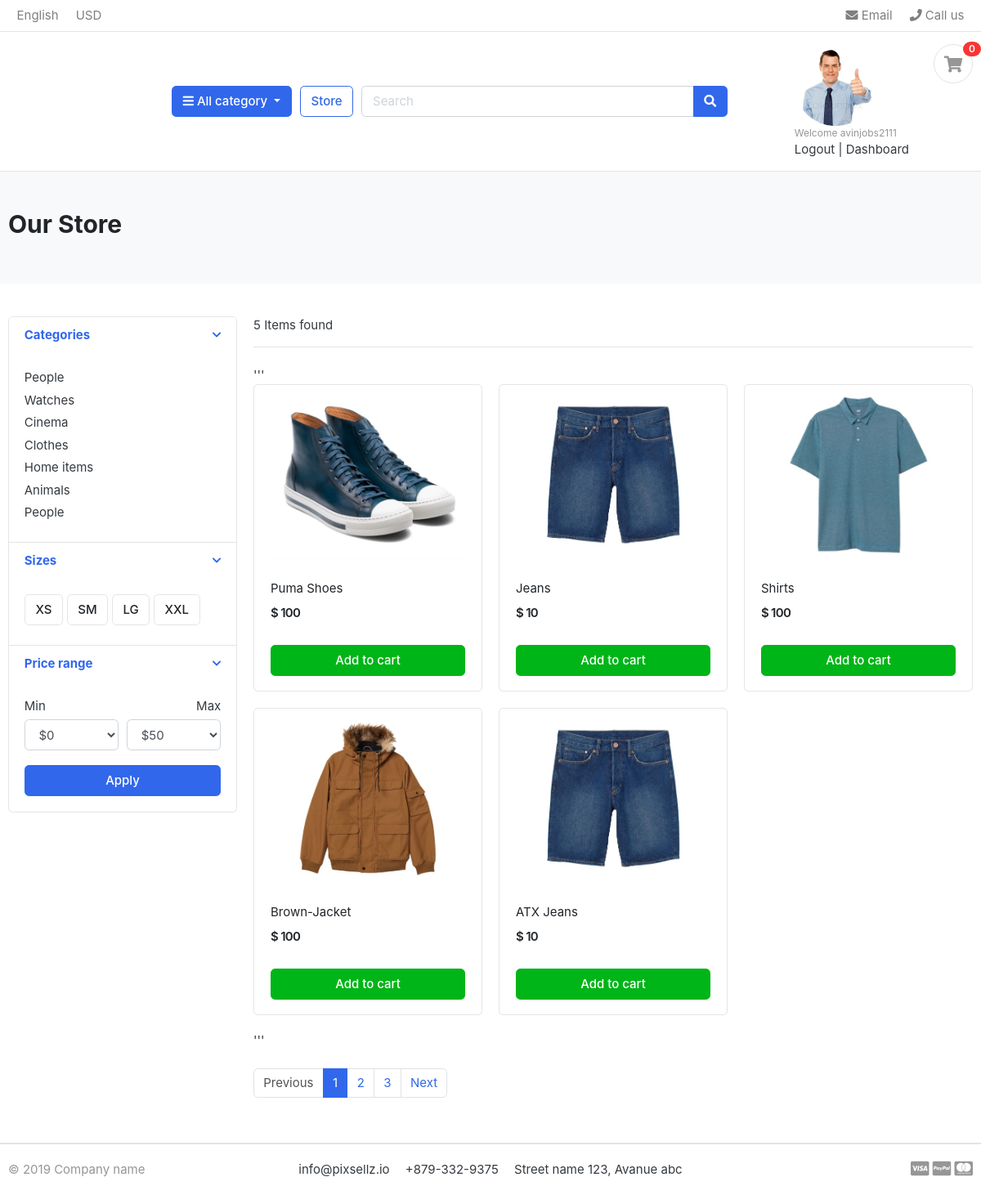
The page /store/ (signed in) on the database its author committed.
### accounts/models.py (models this page shows, shortened)
class UserProfile(models.Model):
    user = models.OneToOneField(User, on_delete=models.CASCADE)
    address_line_1 = models.TextField(max_length=500,blank=True)
    address_line_2 = models.TextField(max_length=500,blank=True)
    profile_picture = models.ImageField(upload_to="userprofile",blank=True,null=True)
    city = models.CharField(max_length = 20)
    state = models.CharField(max_length = 20)
    country = models.CharField(max_length = 20)
    zipcode = models.IntegerField(max_length = 10,null=True)
    phoneno = models.IntegerField(max_length=10,null=True)

### store/models.py (models this page shows, shortened)
class Product(models.Model):
    product_name = models.CharField(max_length=200,unique=True,blank=False)
    slug = models.SlugField(max_length=100,unique=True)
    description = models.TextField(max_length=500,blank=True)
    price = models.IntegerField()
    images = models.ImageField()
    stock = models.IntegerField()
    category = models.ForeignKey(category, on_delete = models.CASCADE)
    created_date = models.DateField(auto_now_add=True)
    modified_date = models.DateField(auto_now_add = True)
    is_available = models.BooleanField(default = True)

### store/views.py (the view)
# urls.py: path('store/',include('store.urls')),
def store(request,category_url=None):
    if category_url !=None:
        categories = get_object_or_404(category,slug=category_url)
        Products = Product.objects.filter(category=categories,is_available=True)
        product_count = Products.count()
    else:
        Products = Product.objects.all()
        product_count = Products.count()
    context = {
        'Products':Products,
        'product_count':product_count
    }
    return render(request,'store.html',context)

### carts/context_processors.py (called while the page is built)
def cartCounter(request,custom_cart=None):
    cart_count = 0
    try:
        custom_cart = Cart.objects.get(cart_id = cart_id(request))
        if request.user.is_authenticated:
            cart_items = CartItem.objects.filter(user=request.user,is_active=True)
            cart_count = cart_items.count()
        else:
            cart_items = CartItem.objects.all().filter(cart=custom_cart)
            cart_count = cart_items.count()
    except:
        cart_count=0
    return dict(count = cart_count)

### carts/views.py (called while the page is built)
def cart_id(request):
    cartId = request.session.session_key
    if not cartId:
        cartId = request.session.create()
    return  cartId

### category/context_processors.py (called while the page is built)
def menu_links(request):
   links = category.objects.all()
   return dict(links=links)

### templates/store.html (shortened to what this page needs)
{% extends 'base.html' %}
{% block mainContent %}
<section class="section-pagetop bg">
    <div class="container">
        <h2 class="title-page">Our Store</h2>
    </div>
    </section>
    <section class="section-content padding-y">
    <div class="container">
    <div class="row">
        <aside class="col-md-3">
    <div class="card">
        <article class="filter-group">
            <header class="card-header">
                <a href="#" data-toggle="collapse" data-target="#collapse_1" aria-expanded="true" class="">
                    <i class="icon-control fa fa-chevron-down"></i>
                    <h6 class="title">Categories</h6>
                </a>
            </header>
            <div class="filter-content collapse show" id="collapse_1" style="">
                <div class="card-body">
                    <ul class="list-menu">
                    <li><a href="#">People  </a></li>
                    <li><a href="#">Watches </a></li>
                    <li><a href="#">Cinema  </a></li>
                    <li><a href="#">Clothes  </a></li>
                    <li><a href="#">Home items </a></li>
                    <li><a href="#">Animals</a></li>
                    <li><a href="#">People </a></li>
                    </ul>
                </div>
            </div>
        </article>
        <article class="filter-group">
            <header class="card-header">
                <a href="#" data-toggle="collapse" data-target="#collapse_4" aria-expanded="true" class="">
                    <i class="icon-control fa fa-chevron-down"></i>
                    <h6 class="title">Sizes </h6>
                </a>
            </header>
            <div class="filter-content collapse show" id="collapse_4" style="">
                <div class="card-body">
                  <label class="checkbox-btn">
                    <span class="btn btn-light"> XS </span>
                  </label>
                  <label class="checkbox-btn">
                    <span class="btn btn-light"> SM </span>
                  </label>
                  <label class="checkbox-btn">
                    <span class="btn btn-light"> LG </span>
                  </label>
                  <label class="checkbox-btn">
                    <span class="btn btn-light"> XXL </span>
                  </label>
            </div>
            </div>
        </article>
        <article class="filter-group">
            <header class="card-header">
                <a href="#" data-toggle="collapse" data-target="#collapse_3" aria-expanded="true" class="">
                    <i class="icon-control fa fa-chevron-down"></i>
                    <h6 class="title">Price range </h6>
                </a>
            </header>
            <div class="filter-content collapse show" id="collapse_3" style="">
                <div class="card-body">
                    <div class="form-row">
                    <div class="form-group col-md-6">
                      <label>Min</label>
                          <select class="mr-2 form-control">
                            <option value="0">$0</option>
                        </select>
                    </div>
                    <div class="form-group text-right col-md-6">
                      <label>Max</label>
                          <select class="mr-2 form-control">
                            <option value="50">$50</option>
                        </select>
                    </div>
                    </div>
                    <button class="btn btn-block btn-primary">Apply</button>
                </div>
            </div>
        </article>
    </div>
        </aside>
        <main class="col-md-9">
    <header class="border-bottom mb-4 pb-3">
            <div class="form-inline">
                <span class="mr-md-auto">{{ product_count }} Items found </span>
            </div>
    </header>
    '''
    <div class="row">
        {% for product in Products %}
        <div class="col-md-4">
            <figure class="card card-product-grid">
                <div class="img-wrap">
                    <a href="{% url 'product_detail' product.category.slug product.slug %}">
                        <img src="{{ product.images.url }}"></a>
                </div>
                <figcaption class="info-wrap">
                    <div class="fix-height">
                        <a href="#" class="title">{{ product.product_name }}</a>
                        <div class="price-wrap mt-2">
                            <span class="price">$ {{ product.price }}</span>
                        </div>
                    </div>
                    <a href="{% url 'addcart' product.id %}" class="btn btn-block btn-success">Add to cart </a>
                </figcaption>
            </figure>
        </div>
        {% endfor %}
    </div>
    '''
    <nav class="mt-4" aria-label="Page navigation sample">
      <ul class="pagination">
        <li class="page-item disabled"><a class="page-link" href="#">Previous</a></li>
        <li class="page-item active"><a class="page-link" href="#">1</a></li>
        <li class="page-item"><a class="page-link" href="#">2</a></li>
        <li class="page-item"><a class="page-link" href="#">3</a></li>
        <li class="page-item"><a class="page-link" href="#">Next</a></li>
      </ul>
    </nav>
        </main>
    </div>
    </div>
    </section>
{% endblock %}

### templates/includes/header.html (shortened to what this page needs)
<header class="section-header">
    <nav class="navbar p-md-0 navbar-expand-sm navbar-light border-bottom">
    <div class="container">
      <div class="collapse navbar-collapse" id="navbarTop4">
        <ul class="navbar-nav mr-auto">
            <li class="nav-item dropdown">
                 <a href="#" class="nav-link">   English </a>
            </li>
            <li class="nav-item dropdown">
                <a href="#" class="nav-link"> USD </a>
            </li>
        </ul>
        <ul class="navbar-nav">
            <li><a href="#" class="nav-link"> <i class="fa fa-envelope"></i> Email </a></li>
            <li><a href="#" class="nav-link"> <i class="fa fa-phone"></i> Call us </a></li>
        </ul>
      </div>
    </div>
    </nav>
    <section class="header-main border-bottom">
        <div class="container">
    <div class="row align-items-center">
        <div class="col-lg col-sm col-md col-6 flex-grow-0">
            <div class="category-wrap dropdown d-inline-block float-right">
                <button type="button" class="btn btn-primary dropdown-toggle" data-toggle="dropdown">
                    <i class="fa fa-bars"></i> All category
                </button>
            </div>
        </div>
        <a href="{% url 'store' %}" class="btn btn-outline-primary">Store</a>
        <div class="col-lg  col-md-6 col-sm-12 col">
            <form action="{% url 'search' %}" class="search" >
                <div class="input-group w-100">
                    <input type="text" class="form-control" name="keyword" style="width:60%;" placeholder="Search">
                    <div class="input-group-append">
                      <button class="btn btn-primary" type="submit">
                        <i class="fa fa-search"></i>
                      </button>
                    </div>
                </div>
            </form>
        </div>
        <div class="col-lg-3 col-sm-6 col-8 order-2 order-lg-3">
                    <div class="d-flex justify-content-end mb-3 mb-lg-0">
                        <div class="widget-header">
                            <div>
                                {% if user.id is not None %}
                                <img src="{{ user.userprofile.profile_picture.url }}" width ="100" height="100" style="border-radius:50%">
                                <small class="title text-muted">Welcome {{ user.username }}</small>
                                <a href="{% url 'logout' %}">Logout</a> <span class="dark-transp"> | </span>
                                <a href="{% url 'dashboard' %}"> Dashboard</a>
                                {% else %}
                                <small class="title text-muted">Welcome guest!</small>
                                <a href="{% url 'login' %}">Sign in</a> <span class="dark-transp"> | </span>
                                <a href="{% url 'registration' %}"> Register</a>
                                {% endif %}
                            </div>
                        </div>
                        <a href="{% url 'cart' %}" class="widget-header pl-3 ml-3">
                            <div class="icon icon-sm rounded-circle border"><i class="fa fa-shopping-cart"></i></div>
                            <span class="badge badge-pill badge-danger notify">{{ count }}</span>
                        </a>
                    </div>
                </div>
    </div>
        </div>
    </section>
    </header>

### DAkart/static/css/ui.css (style rules this page uses)
html { font-family: "Inter", sans-serif; font-size: 15px; }
.img-wrap { text-align: center; display: block; }
.img-wrap img { max-width: 100%; }
.price-wrap { letter-spacing: -0.7px; }
.icon-xs, .icon-sm, .icon-md, .icon-lg { display: inline-block; text-align: center; flex-shrink: 0; flex-grow: 0; }
.icon-sm { width: 48px; height: 48px; line-height: 48px !important; font-size: 20px; }
.padding-y { padding-top: 40px; padding-bottom: 40px; }
figure { margin-bottom: 0; }
article:after, .form-group:after { display: block; clear: both; content: ""; }
.bg { background-color: #f8f9fa; }
.title-page { color: #212529; }
.header-main { position: relative; padding-top: 1rem; padding-bottom: 1rem; }
.widget-header { display: inline-block; vertical-align: middle; position: relative; }
.widget-header a { color: #343a40; }
.widget-header i { color: #969696; }
.widget-header .title { display: block; }
.widget-header .notify { position: absolute; top: -3px; right: -10px; }
.btn-light { background-color: #fff; border-color: #e4e4e4; }
[class*=list-] li:after { visibility: hidden; display: block; content: ""; overflow: hidden; height: 0; clear: both; }
.list-menu { list-style: none; margin: 0; padding-left: 0; }
.list-menu li { margin-bottom: 5px; }
.list-menu a { color: #343a40; }
[class*=card-product] a.title { color: #212529; display: block; }
[class*=card-product] .img-wrap { overflow: hidden; position: relative; }
[class*=card-product] .img-wrap img { height: 100%; max-width: 100%; width: auto; display: inline-block; -o-object-fit: cover; object-fit: cover; }
.card-product-grid { margin-bottom: 20px; }
.card-product-grid .img-wrap { border-radius: 0.2rem 0.2rem 0 0; height: 220px; }
.card-product-grid .info-wrap { overflow: hidden; padding: 18px 20px; }
.card-product-grid .fix-height { height: 80px; overflow: hidden; }
.card .img-wrap { overflow: hidden; }
.notify { position: absolute; top: -4px; right: -10px; display: inline-block; padding: 0.25em 0.6em; font-size: 12px; line-height: 1; text-align: center; border-radius: 3rem; color: #fff; background-color: #fa3434; }
.price { font-weight: 600; color: #212529; }
.icon-control { margin-top: 5px; float: right; font-size: 80%; }
.card-header .title { margin-bottom: 0; line-height: 1.5; }
.filter-group { border-bottom: 1px solid #e4e4e4; }
.filter-group .card-header { border-bottom: 0; }
.filter-group:last-child { border-bottom: 0; }
.checkbox-btn { position: relative; }
.section-pagetop { padding: 45px 0; }

### rows shown on the page
Product: images (picture), product_name "Puma Shoes", price "100"
Product: images (picture), product_name "Jeans", price "10"
Product: images (picture), product_name "Shirts", price "100"
Product: images (picture), product_name "Brown-Jacket", price "100"
Product: images (picture), product_name "ATX Jeans", price "10"

### other values the page prints
{{ user.username }} "avinjobs2111"
{{ count }} "0"
{{ product_count }} "5"
